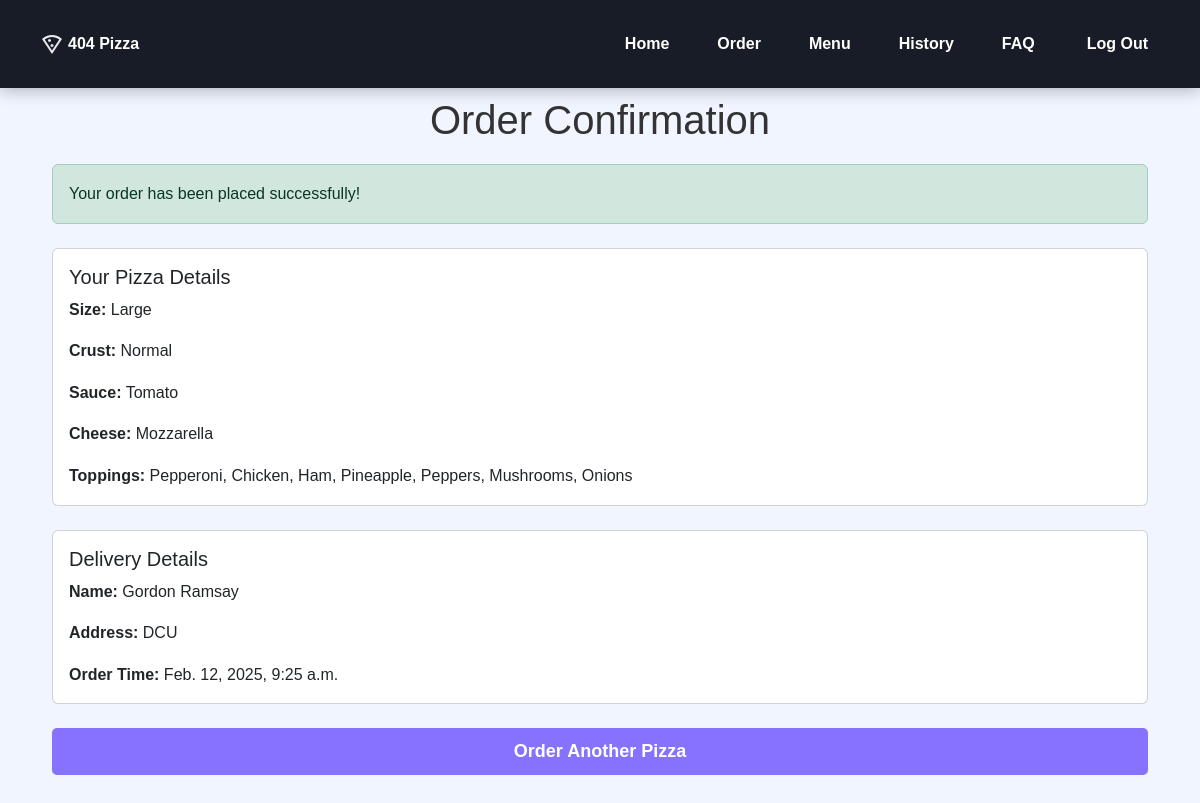
/order/ (signed in), run on the app's committed database.
### pizza_main/models.py (models this page shows, shortened)
class Pizza(models.Model):
    user = models.ForeignKey(User, on_delete=models.CASCADE, null=True, blank=True)
    size = models.ForeignKey(PizzaSize, on_delete=models.CASCADE)
    crust = models.ForeignKey(CrustType, on_delete=models.CASCADE)
    sauce = models.ForeignKey(Sauce, on_delete=models.CASCADE)
    cheese = models.ForeignKey(Cheese, on_delete=models.CASCADE)
    toppings = models.ManyToManyField(Topping)
    created_at = models.DateTimeField(default=now)
    name = models.CharField(max_length=100, default="Gordon Ramsay")
    address = models.TextField(default="DCU")

class PizzaSize(models.Model):
    name = models.CharField(max_length=50, unique=True)
    def __str__(self):
        return self.name

class CrustType(models.Model):
    name = models.CharField(max_length=50, unique=True)
    def __str__(self):
        return self.name

class Sauce(models.Model):
    name = models.CharField(max_length=50, unique=True)
    def __str__(self):
        return self.name

class Cheese(models.Model):
    name = models.CharField(max_length=50, unique=True)
    def __str__(self):
        return self.name

class Topping(models.Model):
    name = models.CharField(max_length=50, unique=True)
    def __str__(self):
        return self.name

### pizza_main/views.py (the view)
# urls.py: path('order/', views.order_confirmation, name='order'),
@login_required
def order_confirmation(request):
    pizza_id = request.session.get('pizza_id')
    if not pizza_id:
        return redirect('create_pizza')
    pizza = get_object_or_404(Pizza, id=pizza_id)
    if 'pizza_id' in request.session:
        del request.session['pizza_id']
    messages.success(request, 'Your order has been placed successfully!')
    return render(request, 'order.html', {'pizza': pizza})

### pizza_main/templates/order.html
{% extends 'navbar.html' %}
{% block content %}
<div class="container mt-5">
    <h1 class="text-center">Order Confirmation</h1>
    {% if messages %}
        {% for message in messages %}
            <div class="alert alert-success">{{ message }}</div>
        {% endfor %}
    {% endif %}
    <div class="card mt-4">
        <div class="card-body">
            <h5 class="card-title">Your Pizza Details</h5>
            <p class="card-text"><strong>Size:</strong> {{ pizza.size }}</p>
            <p class="card-text"><strong>Crust:</strong> {{ pizza.crust }}</p>
            <p class="card-text"><strong>Sauce:</strong> {{ pizza.sauce }}</p>
            <p class="card-text"><strong>Cheese:</strong> {{ pizza.cheese }}</p>
            <p class="card-text"><strong>Toppings:</strong> {{ pizza.toppings.all|join:", " }}</p>
        </div>
    </div>
    <div class="card mt-4">
        <div class="card-body">
            <h5 class="card-title">Delivery Details</h5>
            <p class="card-text"><strong>Name:</strong> {{ pizza.name }}</p>
            <p class="card-text"><strong>Address:</strong> {{ pizza.address }}</p>
            <p class="card-text"><strong>Order Time:</strong> {{ pizza.created_at }}</p>
        </div>
    </div>
    <div class="text-center mt-4">
        <a href="{% url 'create_pizza' %}" class="btn btn-primary">Order Another Pizza</a>
    </div>
</div>
{% endblock %}

### pizza_main/static/css/other.css (style rules this page uses)
body { margin: 0; padding: 48px 0; line-height: 1.6rem; min-height: 100vh; font-family: var(--body-font); font-size: var(--normal-font-size); background-color: var(--body-color); }
a { text-decoration: none; }
.container { max-width: 1120px; margin-inline: 1.5rem; }
@media screen and (min-width: 1118px) { .container { margin-inline: auto; } }
*, *::before, *::after { box-sizing: border-box; }
.btn-primary { background-color: #8672FF; border: none; padding: 10px; width: 100%; font-size: 18px; font-weight: bold; border-radius: 5px; transition: background 0.3s ease; }
h1 { text-align: center; color: #333; margin-bottom: 20px; }
*:before, *:after { -moz-box-sizing: border-box; -webkit-box-sizing: border-box; box-sizing: border-box; }
body { margin: 0; }

### data on the page
Pizza: size "Large", crust "Normal", sauce "Tomato", cheese "Mozzarella", toppings.all "Pepperoni, Chicken, Ham, Pineapple, Peppers, Mushrooms, Onions", name "Gordon Ramsay", address "DCU", created_at "Feb. 12, 2025, 9:25 a.m."

### other printed values
{{ message }} "Your order has been placed successfully!"
